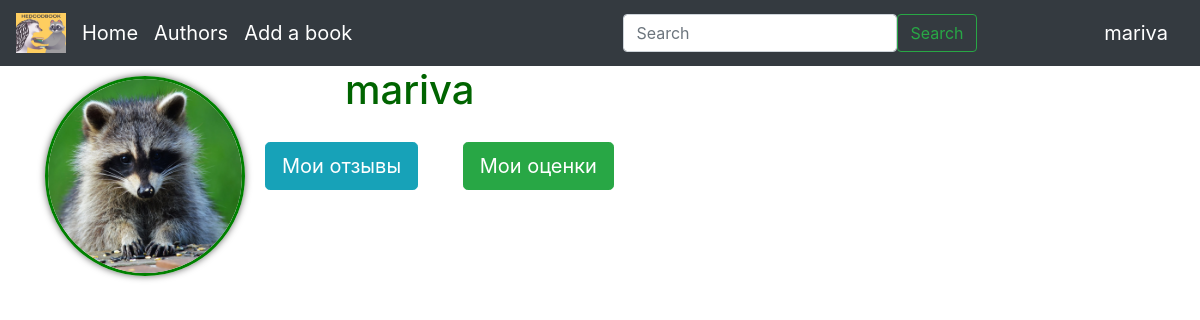
/user_page (signed in), run on the app's committed database.
### data/users.py (models this page shows, shortened)
class User(SqlAlchemyBase, UserMixin):
    __tablename__ = 'users'
    id = sqlalchemy.Column(sqlalchemy.Integer, primary_key=True, autoincrement=True)
    name = sqlalchemy.Column(sqlalchemy.String, nullable=True)
    surname = sqlalchemy.Column(sqlalchemy.String, nullable=True)
    nickname = sqlalchemy.Column(sqlalchemy.String, nullable=True)
    email = sqlalchemy.Column(sqlalchemy.String, index=True, unique=True, nullable=True)
    hashed_password = sqlalchemy.Column(sqlalchemy.String, nullable=True)
    avatar = sqlalchemy.Column(sqlalchemy.String, nullable=True)
    books = sqlalchemy.Column(sqlalchemy.JSON, nullable=True, default={"reading_now": [],
                                                                       "want_to_read": [],
                                                                       "were_read": [],
                                                                       "comments": {},
                                                                       "marks": {}})

### main.py (the view)
@app.route("/user_page")
def user_page():
    if current_user.is_authenticated:
        return render_template("user_page.html", nickname=current_user.nickname)

### data/db_session.py (called while the page is built)
def create_session() -> Session:
    global __factory
    return __factory()

### main.py (called while the page is built)
@login_manager.user_loader
def load_user(user_id):
    db_sess = db_session.create_session()
    return db_sess.query(User).get(user_id)

### templates/user_page.html
{% extends "base.html" %}
{% block content %}
<link rel="stylesheet" type="text/css" href="/static/css/user_page.css">
{% if current_user %}
    <img src="/static/img/avatars/{{ current_user.avatar }}" height="200" width="200" class="round" vspace="10">
    <h1>{{ nickname }}</h1>
    <a type="button" class="btn btn-info btn-lg" href="/#" style="margin: 20px">Мои отзывы</a>
    <a type="button" class="btn btn-success btn-lg" href="/#" style="margin: 20px">Мои оценки</a>
{% endif %}
{% endblock %}

### templates/base.html (shortened to what this page needs)
<!doctype html>
<html lang="en">
  <head>
    <link rel="stylesheet"
          href="https://stackpath.bootstrapcdn.com/bootstrap/4.4.1/css/bootstrap.min.css"
>
    <link rel="stylesheet" type="text/css" href="/static/css/main.css">
  </head>
  <body>
    <nav class="navbar navbar-expand-lg navbar-dark bg-dark">
      <a href="/" class="navbar-brand">
        <img src="/static/img/html/emblem.jpg" width="50" height="40" alt="logo">
      </a>
      <div class="collapse navbar-collapse" id="navbarSupportedContent">
        <ul class="navbar-nav mr-auto">
          <li class="nav-item active">
            <a class="navbar-brand" href="/">Home</a>
          </li>
          <li class="nav-item active">
            <a class="navbar-brand" href="/">Authors</a>
          </li>
          <li class="nav-item active">
            <a class="navbar-brand" href="/add_book">Add a book</a>
          </li>
        </ul>
        <div class="mx-auto">
          <form class="d-flex" role="search">
            <input class="form-control me-2" type="search" placeholder="Search" aria-label="Search">
            <button class="btn btn-outline-success" type="submit">Search</button>
          </form>
        </div>
      </div>
      <a class="navbar-brand" href="/user_page">{{ current_user.nickname }}</a>
    </nav>
  <main role="main" class="container">
    {% block content %}{% endblock %}
  </main>
  </body>
</html>

### static/css/main.css (style rules this page uses)
body { background-image: url(/static/img/html/fon.jpg); background-repeat: no-repeat; background-position: center center; background-attachment: fixed; -webkit-background-size: cover; -moz-background-size: cover; -o-background-size: cover; background-size: cover; }

### static/css/user_page.css (style rules this page uses)
.round { border-radius: 100px; border: 3px solid green; box-shadow: 0 0 7px #666; float: left; }
h1 { text-indent:100px; color: #006400; }

### data on the page
User: nickname "mariva", avatar (picture)
